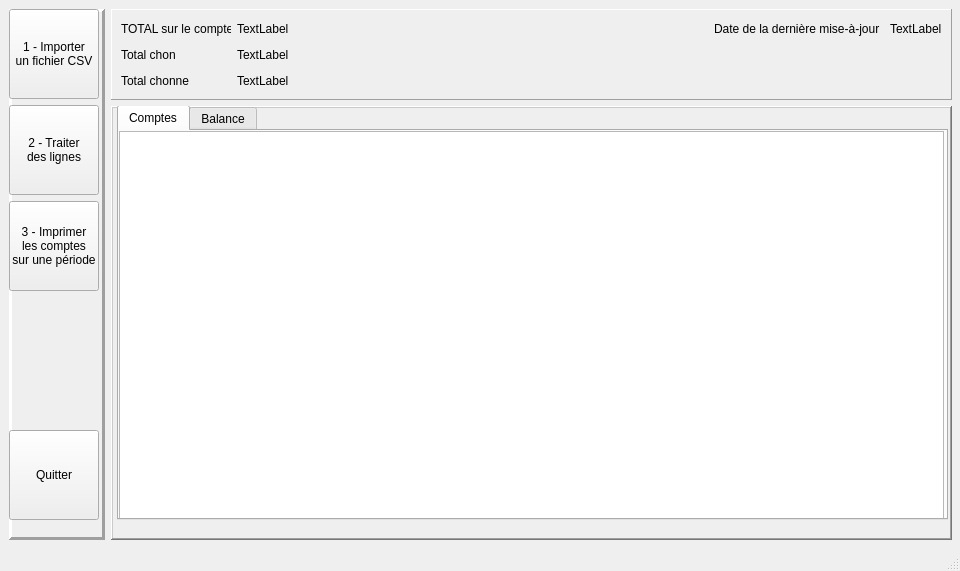
<?xml version="1.0" encoding="UTF-8"?>
<ui version="4.0">
 <class>MainWindow</class>
 <widget class="QMainWindow" name="MainWindow">
  <property name="geometry">
   <rect>
    <x>0</x>
    <y>0</y>
    <width>960</width>
    <height>571</height>
   </rect>
  </property>
  <property name="minimumSize">
   <size>
    <width>960</width>
    <height>571</height>
   </size>
  </property>
  <property name="windowTitle">
   <string>MainWindow</string>
  </property>
  <widget class="QWidget" name="centralwidget">
   <layout class="QGridLayout" name="gridLayout_2">
    <item row="0" column="0" rowspan="2">
     <widget class="QFrame" name="frame">
      <property name="minimumSize">
       <size>
        <width>96</width>
        <height>517</height>
       </size>
      </property>
      <property name="maximumSize">
       <size>
        <width>96</width>
        <height>16777215</height>
       </size>
      </property>
      <property name="frameShape">
       <enum>QFrame::Panel</enum>
      </property>
      <property name="frameShadow">
       <enum>QFrame::Raised</enum>
      </property>
      <property name="lineWidth">
       <number>3</number>
      </property>
      <widget class="QWidget" name="layoutWidget">
       <property name="geometry">
        <rect>
         <x>0</x>
         <y>0</y>
         <width>92</width>
         <height>511</height>
        </rect>
       </property>
       <layout class="QVBoxLayout" name="verticalLayout">
        <item>
         <widget class="QPushButton" name="B_Import_CSV">
          <property name="minimumSize">
           <size>
            <width>90</width>
            <height>90</height>
           </size>
          </property>
          <property name="maximumSize">
           <size>
            <width>90</width>
            <height>90</height>
           </size>
          </property>
          <property name="font">
           <font>
            <strikeout>false</strikeout>
           </font>
          </property>
          <property name="autoFillBackground">
           <bool>false</bool>
          </property>
          <property name="text">
           <string>1 - Importer
un fichier CSV</string>
          </property>
         </widget>
        </item>
        <item>
         <widget class="QPushButton" name="B_Traiter_lignes">
          <property name="minimumSize">
           <size>
            <width>90</width>
            <height>90</height>
           </size>
          </property>
          <property name="maximumSize">
           <size>
            <width>90</width>
            <height>90</height>
           </size>
          </property>
          <property name="text">
           <string>2 - Traiter 
des lignes</string>
          </property>
         </widget>
        </item>
        <item>
         <widget class="QPushButton" name="B_Impression">
          <property name="minimumSize">
           <size>
            <width>90</width>
            <height>90</height>
           </size>
          </property>
          <property name="maximumSize">
           <size>
            <width>90</width>
            <height>90</height>
           </size>
          </property>
          <property name="text">
           <string>3 - Imprimer
les comptes 
sur une période</string>
          </property>
         </widget>
        </item>
        <item>
         <spacer name="verticalSpacer">
          <property name="orientation">
           <enum>Qt::Vertical</enum>
          </property>
          <property name="sizeHint" stdset="0">
           <size>
            <width>20</width>
            <height>40</height>
           </size>
          </property>
         </spacer>
        </item>
        <item>
         <widget class="QPushButton" name="B_Quitter">
          <property name="minimumSize">
           <size>
            <width>90</width>
            <height>90</height>
           </size>
          </property>
          <property name="maximumSize">
           <size>
            <width>90</width>
            <height>90</height>
           </size>
          </property>
          <property name="text">
           <string>Quitter</string>
          </property>
         </widget>
        </item>
       </layout>
      </widget>
     </widget>
    </item>
    <item row="0" column="1">
     <widget class="QFrame" name="frame_2">
      <property name="minimumSize">
       <size>
        <width>841</width>
        <height>91</height>
       </size>
      </property>
      <property name="maximumSize">
       <size>
        <width>16777215</width>
        <height>91</height>
       </size>
      </property>
      <property name="frameShape">
       <enum>QFrame::Panel</enum>
      </property>
      <property name="frameShadow">
       <enum>QFrame::Raised</enum>
      </property>
      <widget class="QWidget" name="layoutWidget">
       <property name="geometry">
        <rect>
         <x>10</x>
         <y>10</y>
         <width>821</width>
         <height>74</height>
        </rect>
       </property>
       <layout class="QGridLayout" name="gridLayout">
        <item row="0" column="0">
         <widget class="QLabel" name="label">
          <property name="minimumSize">
           <size>
            <width>110</width>
            <height>20</height>
           </size>
          </property>
          <property name="maximumSize">
           <size>
            <width>110</width>
            <height>20</height>
           </size>
          </property>
          <property name="text">
           <string>TOTAL sur le compte</string>
          </property>
         </widget>
        </item>
        <item row="0" column="1">
         <widget class="QLabel" name="L_Total">
          <property name="text">
           <string>TextLabel</string>
          </property>
         </widget>
        </item>
        <item row="0" column="2">
         <spacer name="horizontalSpacer">
          <property name="orientation">
           <enum>Qt::Horizontal</enum>
          </property>
          <property name="sizeHint" stdset="0">
           <size>
            <width>40</width>
            <height>20</height>
           </size>
          </property>
         </spacer>
        </item>
        <item row="0" column="3">
         <widget class="QLabel" name="label_3">
          <property name="minimumSize">
           <size>
            <width>170</width>
            <height>20</height>
           </size>
          </property>
          <property name="maximumSize">
           <size>
            <width>170</width>
            <height>20</height>
           </size>
          </property>
          <property name="text">
           <string>Date de la dernière mise-à-jour</string>
          </property>
         </widget>
        </item>
        <item row="0" column="4">
         <widget class="QLabel" name="L_Date_update">
          <property name="text">
           <string>TextLabel</string>
          </property>
         </widget>
        </item>
        <item row="1" column="0">
         <widget class="QLabel" name="label_2">
          <property name="minimumSize">
           <size>
            <width>110</width>
            <height>20</height>
           </size>
          </property>
          <property name="maximumSize">
           <size>
            <width>110</width>
            <height>20</height>
           </size>
          </property>
          <property name="text">
           <string>Total chon</string>
          </property>
         </widget>
        </item>
        <item row="1" column="1">
         <widget class="QLabel" name="L_Total_chon">
          <property name="text">
           <string>TextLabel</string>
          </property>
         </widget>
        </item>
        <item row="2" column="0">
         <widget class="QLabel" name="L_">
          <property name="minimumSize">
           <size>
            <width>110</width>
            <height>20</height>
           </size>
          </property>
          <property name="maximumSize">
           <size>
            <width>110</width>
            <height>20</height>
           </size>
          </property>
          <property name="text">
           <string>Total chonne</string>
          </property>
         </widget>
        </item>
        <item row="2" column="1">
         <widget class="QLabel" name="L_Total_chonne">
          <property name="text">
           <string>TextLabel</string>
          </property>
         </widget>
        </item>
       </layout>
      </widget>
     </widget>
    </item>
    <item row="1" column="1">
     <widget class="QFrame" name="frame_3">
      <property name="minimumSize">
       <size>
        <width>841</width>
        <height>415</height>
       </size>
      </property>
      <property name="frameShape">
       <enum>QFrame::WinPanel</enum>
      </property>
      <property name="frameShadow">
       <enum>QFrame::Raised</enum>
      </property>
      <widget class="QTabWidget" name="tabWidget">
       <property name="geometry">
        <rect>
         <x>6</x>
         <y>-1</y>
         <width>831</width>
         <height>415</height>
        </rect>
       </property>
       <property name="currentIndex">
        <number>0</number>
       </property>
       <widget class="QWidget" name="tab">
        <attribute name="title">
         <string>Comptes</string>
        </attribute>
        <widget class="QTableView" name="TV_Comptes">
         <property name="geometry">
          <rect>
           <x>0</x>
           <y>0</y>
           <width>825</width>
           <height>389</height>
          </rect>
         </property>
        </widget>
       </widget>
       <widget class="QWidget" name="tab_2">
        <attribute name="title">
         <string>Balance</string>
        </attribute>
        <widget class="QTableView" name="TV_Balance">
         <property name="geometry">
          <rect>
           <x>0</x>
           <y>0</y>
           <width>825</width>
           <height>389</height>
          </rect>
         </property>
        </widget>
       </widget>
      </widget>
     </widget>
    </item>
   </layout>
  </widget>
  <widget class="QMenuBar" name="menubar">
   <property name="geometry">
    <rect>
     <x>0</x>
     <y>0</y>
     <width>960</width>
     <height>21</height>
    </rect>
   </property>
  </widget>
  <widget class="QStatusBar" name="statusbar"/>
 </widget>
 <resources/>
 <connections/>
</ui>
